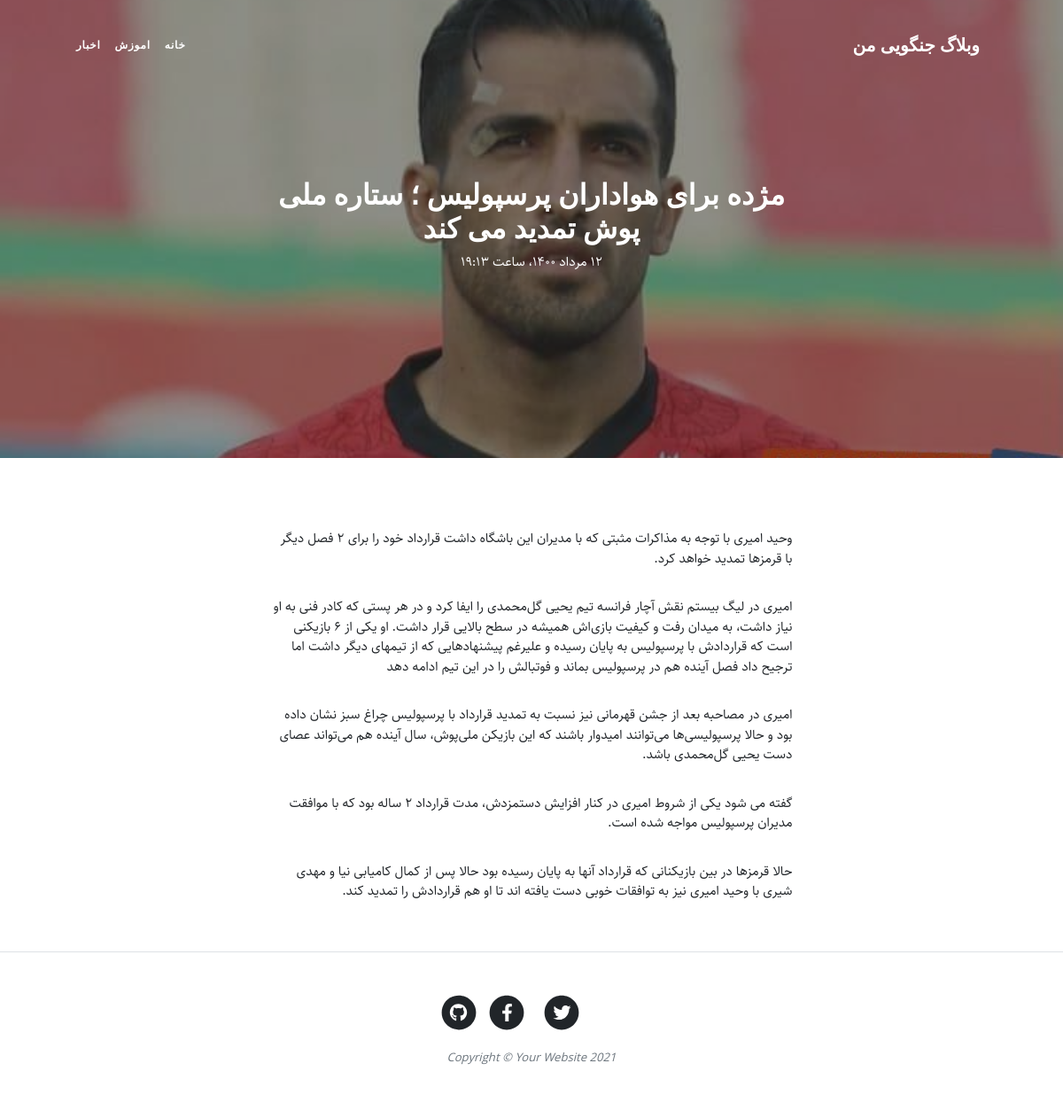
Page /article/mdh-br-hodrn-rsols-strh-ml-osh-tmdd-m-nd on the committed database.
### blog/models.py (models this page shows, shortened)
class Category(models.Model):
    parent = models.ForeignKey('self', default=None, null=True,blank=True,on_delete=models.SET_NULL,related_name='children', verbose_name='زیردسته')
    title = models.CharField(max_length=200, verbose_name='عنوان دسته بندی')
    slug = models.SlugField(max_length=100, unique=True, verbose_name='ادرس دسته بندی')
    status = models.BooleanField(default=True, verbose_name='ایا نمایش داده شود؟')
    position = models.IntegerField(verbose_name='پوزیشن')
    class Meta:
        verbose_name = 'دسته بندی'
        verbose_name_plural = 'دسته بندی ها'
        ordering = ['position']
    objects= CategoryManager()

class Article(models.Model):
    STATUS_CHOICES = [
        ('d', 'پیش نویس'),
        ('p', 'منتشر شده'),
    ]
    title = models.CharField(max_length=200, verbose_name='عنوان مقاله')
    slug = models.SlugField(max_length=100, unique=True, verbose_name='ادرس مقاله')
    category = models.ManyToManyField(Category, related_name='articles', verbose_name='دسته بندی')
    description = models.TextField(verbose_name='محتوا')
    thumbnail = models.ImageField(upload_to='images', verbose_name='تصویر مقاله')
    publish = models.DateTimeField(default=timezone.now, verbose_name='زمان انتشار')
    created = models.DateTimeField(auto_now_add=True)
    updated = models.DateTimeField(auto_now=True)
    status = models.CharField(max_length=1, choices=STATUS_CHOICES, verbose_name='وضعیت')
    def jpublish(self):
        return jalali_converter(self.publish)
    jpublish.short_description = 'زمان انتشار'
    def thumbnail_tag(self):
        return format_html("<img  width = 100 height = 65 src= '{}'>".format(self.thumbnail.url))
    thumbnail_tag.short_description = 'عکس'
    objects = ArticleManager()
    class Meta:
        verbose_name = 'مقاله'
        verbose_name_plural = 'مقالات'
        ordering = ['-publish']

### blog/views.py (the view)
# urls.py: path('article/<slug:slug>', views.ArticleDetail.as_view(), name='blog_detail'),
class ArticleDetail(DetailView):
    def get_object(self, queryset=None):
        slug = self.kwargs.get('slug')
        return get_object_or_404(Article, slug=slug, status="p")
    template_name = 'blog/detail.html'

### blog/models.py (called while the page is built)
    def active(self):
        return self.filter(status=True)

### blog/templatetags/base_tags.py (called while the page is built)
@register.simple_tag
def title(data='وبلاگ جنگویی من '):
    return data

@register.inclusion_tag('blog/partials/category_navbar.html')
def category_navbar():
    return {
        'category': Category.objects.filter(status=True)
    }

### extensions/jalali.py (called while the page is built)
    def persian_tuple(self):
        return self.persian_year, self.persian_month, self.persian_day

### extensions/utils.py (called while the page is built)
def convert_en_numbers(input_str):
    mapping = {
        '0': '۰',
        '1': '۱',
        '2': '۲',
        '3': '۳',
        '4': '۴',
        '5': '۵',
        '6': '۶',
        '7': '۷',
        '8': '۸',
        '9': '۹',
        '.': '.',
    }
    pattern = "|".join(map(re.escape, mapping.keys()))
    return re.sub(pattern, lambda m: mapping[m.group()], str(input_str))

def jalali_converter(time):
    time = timezone.localtime(time)
    jmonths = ['فروردین', 'اردیبهشت', 'خرداد', 'تیر', 'مرداد', 'شهریور', 'مهر', 'آبان', 'آذر', 'دی', 'بهمن', 'اسفند']
    time_to_str = "{},{},{}".format(time.year, time.month, time.day)
    time_to_touple = jalali.Gregorian(time_to_str).persian_tuple()
    time_to_list = list(time_to_touple)
    for index, month in enumerate(jmonths):
        if time_to_list[1] == index + 1:
            time_to_list[1] = month
            break
    output = '{} {} {}، ساعت {}:{}'.format(
        convert_en_numbers(time_to_list[2]),
        time_to_list[1],
        convert_en_numbers(time_to_list[0]),
        convert_en_numbers(time.hour),
        convert_en_numbers(time.minute),
    )
    return output

### blog/templates/blog/detail.html (shortened to what this page needs)
{% extends 'blog/base.html' %}
{% block main %}
        <header class="masthead" style="background-image: url({{ article.thumbnail.url }})">
            <div class="container position-relative px-4 px-lg-5">
                <div class="row gx-4 gx-lg-5 justify-content-center">
                    <div class="col-md-10 col-lg-8 col-xl-7">
                        <div class="site-heading">
                            <h1>{{ article.title}}</h1>
                            <time>{{ article.jpublish }}</time>
                        </div>
                    </div>
                </div>
            </div>
        </header>
        <article class="mb-4">
            <div class="container px-4 px-lg-5 text-justify">
                <div class="row gx-4 gx-lg-5 justify-content-center text-justify">
                    <div class="col-md-10 col-lg-8 col-xl-7 text-justify">
                        {{ article.description|linebreaks }}
                    </div>
                </div>
            </div>
        </article>
{% endblock %}

### blog/templates/blog/partials/category_navbar.html (shortened to what this page needs)
<div class="collapse navbar-collapse nav" id="navbarResponsive">
    <ul class="navbar-nav ml-auto ms-auto py-4 py-lg-0">
        <li class="navbar-nav ml-auto ms-auto py-4 py-lg-0  ">
            <li class="nav-item">
                <a class="nav-link " href="{% url 'blog:blog_home' %}">خانه</a>
            </li>
            {% for cat in category %}
                {% if cat.parent == None %}
                    <li class="nav-item">
                        <a class="nav-link " href="{% url 'blog:blog_category' cat.slug %}">{{ cat.title }}</a>
                    </li>
                {% endif %}
            {% endfor %}
    </ul>
</div>

### blog/static/blog/css/rtl.css (style rules this page uses)
body { font-family: Sahel, serif; direction: rtl; text-align: right; font-size: 15px; }
.navbar-nav { margin-left: initial !important; margin-right: auto; }
header.masthead .page-heading h1, header.masthead .page-heading .h1, header.masthead .site-heading h1, header.masthead .site-heading .h1 { font-size: 2rem; }
.nav-item { list-style-type: none; padding: 0; margin: 0; }
.nav ul { padding-right: 0; }
.nav ul li { border-bottom: none; height: 86px; line-height: 86px; font-size: 14px; display: inline-block; float:left; margin: 0 auto; }
.nav ul li a { text-decoration: none; color: #000000; display: block; transition: .3s background-color; padding: 0 24px; }
.nav a { border-bottom: none; }

### rows in the picture
Category: title "اموزش"
Category: title "اخبار"
Article: thumbnail (picture), title "مژده برای هواداران پرسپولیس ؛ ستاره ملی پوش تمدید می کند", jpublish "۱۲ مرداد ۱۴۰۰، ساعت ۱۹:۱۳", description "وحید امیری با توجه به مذاکرات مثبتی که با مدیران این باشگاه داشت قرارداد خود را برای ۲ فصل دیگر با قرمزها تمدید خواهد کرد. امیری در لیگ بیستم نقش آچار فرانسه تیم یحیی گل‌محمدی را ایفا کرد و در هر پستی که کادر فنی به او نیاز داشت، به میدان رفت و کیفیت بازی‌اش همیشه در سطح بالایی قرار داشت. او یکی از ۶ بازیکنی است که قراردادش با پرسپولیس به پایان رسیده و علیرغم پیشنهادهایی که از تیمهای دیگر داشت اما ترجیح داد فصل آینده هم در پرسپولیس بماند و فوتبالش را در این تیم ادامه دهد امیری در مصاحبه بعد از جشن قهرمانی نیز نسبت به تمدید قرارداد با پرسپولیس چراغ سبز نشان داده بود و حالا پرسپولیسی‌ها می‌توانند امیدوار باشند که این بازیکن ملی‌پوش، سال آینده هم می‌تواند عصای دست یحیی گل‌محمدی باشد. گفته می…"
